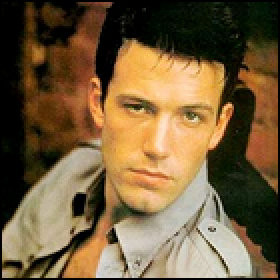
#> input picture Face Recognition/Faces/train/Ben Afflek/10.jpg, 140 x 140 px, given in place of group 1.jpg, which was not available (shown 2 times larger)
$ python face_detect.py
#> lines starting #> are read from the running program, lines starting #| are printed output that depends on the picture; after the words box and inside, x2 and y2 are one past the last pixel; in counts of white or black regions, pixels touching at a corner belong together; pictures that were not available may be replaced by others from this repository, and a replacement may not be noted
import cv2 as cv

def rescale(frame, scale=0.25):
    width = int(frame.shape[1] * scale)
    height = int(frame.shape[0] * scale)
    dimensions = (width, height)

    return cv.resize(frame, dimensions, interpolation=cv.INTER_AREA)

haar_cascade = cv.CascadeClassifier("haar_face.xml")

# [28 lines of commented-out code are left out]
img = cv.imread('Photos/group 1.jpg')
#> img is the input picture: shape (140, 140, 3); mean B, G, R 60.5, 93.3, 116
cv.imshow("Person", img)

gray = cv.cvtColor(img, cv.COLOR_BGR2GRAY)
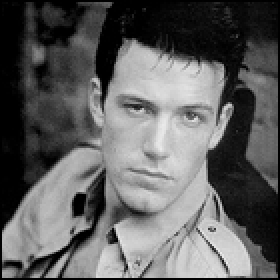
#> gray: shape (140, 140) (shown 2 times larger); min 0, max 238, mean 96.3
cv.imshow("Gray person", gray)

# ADDED AT THE TOP ASWELL
## haar_cascade = cv.CascadeClassifier("haar_face.xml")

faces_rect = haar_cascade.detectMultiScale(gray, scaleFactor=1.1, minNeighbors=1)
#> faces_rect = [[46, 28, 73, 73]]
print(f'Number of faces found = {len(faces_rect)}')
#| Number of faces found = 1

for (x, y, w, h) in faces_rect:
    cv.rectangle(img, (x,y), (x+w, y+h), (0, 255, 0), thickness=2)
#> this loop made 1 pass
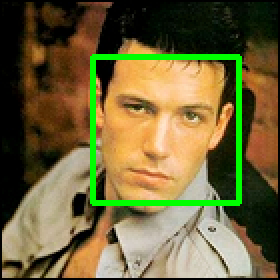
#> img: shape (140, 140, 3) (shown 2 times larger); 4.45% of pixels changed, all inside (x1, y1, x2, y2) = (45, 27, 121, 103)

cv.imshow("Detected faces", img)
cv.waitKey(0)

$ run again, on Face Recognition/Faces/train/Ben Afflek/11.jpg
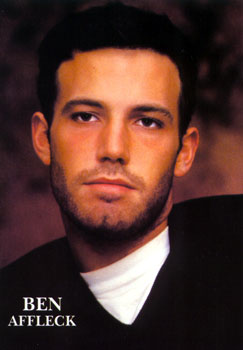
#> input picture Face Recognition/Faces/train/Ben Afflek/11.jpg, 243 x 350 px, given in place of group 1.jpg, which was not available
#> img is the input picture: shape (350, 243, 3); mean B, G, R 44.2, 51.2, 82.6
#> `gray = cv.cvtColor(img, cv.COLOR_BGR2GRAY)`:
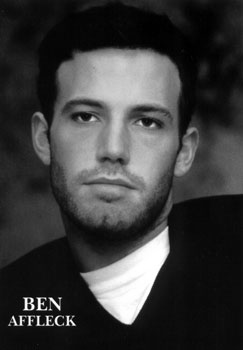
#> gray: shape (350, 243); min 0, max 255, mean 59.8
#> faces_rect = [[35, 56, 162, 162]]
#| Number of faces found = 1
#> the loop `for (x, y, w, h) in faces_rect:` made 1 pass
#> after the loop `for (x, y, w, h) in faces_rect:`:
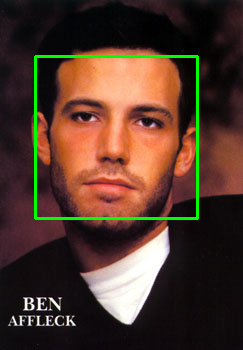
#> img: shape (350, 243, 3); 2.28% of pixels changed, all inside (x1, y1, x2, y2) = (34, 55, 199, 220)

$ run again, on Face Recognition/Faces/train/Ben Afflek/12.jpg
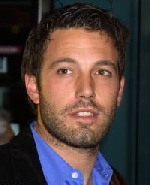
#> input picture Face Recognition/Faces/train/Ben Afflek/12.jpg, 150 x 185 px, given in place of group 1.jpg, which was not available
#> img is the input picture: shape (185, 150, 3); mean B, G, R 60.5, 62.7, 77.8
#> `gray = cv.cvtColor(img, cv.COLOR_BGR2GRAY)`:
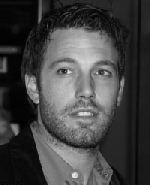
#> gray: shape (185, 150); min 0, max 238, mean 67
#> faces_rect = [[34, 35, 98, 98]]
#| Number of faces found = 1
#> the loop `for (x, y, w, h) in faces_rect:` made 1 pass
#> after the loop `for (x, y, w, h) in faces_rect:`:
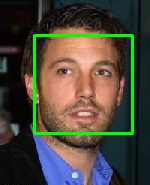
#> img: shape (185, 150, 3); 4.22% of pixels changed, all inside (x1, y1, x2, y2) = (33, 34, 134, 135)
